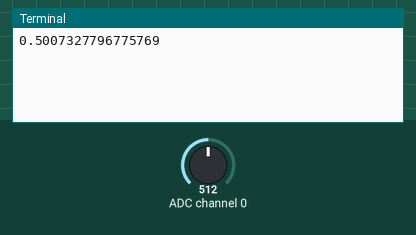
This program was run on a simulated Raspberry Pi (BCM pin numbers). On the bench: the last lines printed to the terminal. The test bench sets the inputs (shaded band); at power-on: ADC channel 0 = 512 (analog values on the 0–1023 scale).

Above: at 1.2 s.
1.3 s: ADC channel 0 set to 716
At 3.2 s:
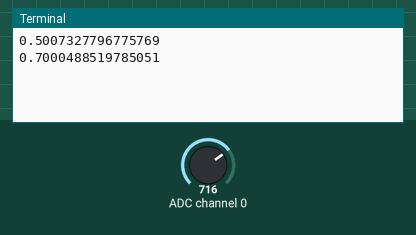
4.0 s: ADC channel 0 set to 900
At 4.7 s:
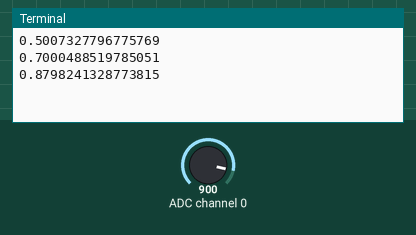
Timing chart, 0 to 7.0 s (numbered marks = the images above; inputs shaded):
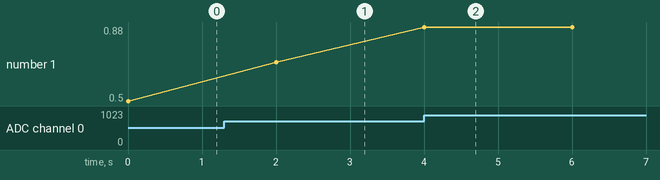

Measured:
- after the input at 1.3 s, the terminal: prints a new line after 0.70 s (image 1)
- after the input at 4.0 s, the terminal: prints a new line at once (image 2)
- plotted number 1: 0.5 → 0.7 after the input at 1.3 s, 0.7 → 0.88 after the input at 4.0 s

The program:

02_12_analogToDigital.py
```python
# Example file for LinkedIn Learning Q2-12 analog to digital
# uses MCP3008

import gpiozero
import time

analogToDigital = gpiozero.MCP3008(channel = 0)

while True:
    print(analogToDigital.value)
    time.sleep(2)
```
